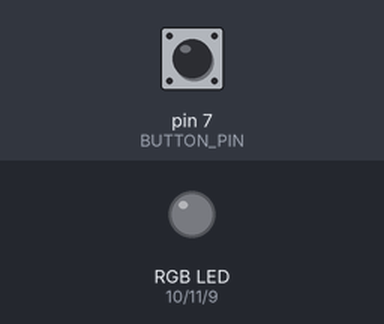
Bench run of a sketch on a simulated Arduino Uno, built with avr-gcc and run on an emulated ATmega328P. Parts: an RGB LED mixed from three pins (HIGH = lit). The inputs (shaded band) are chosen by the test bench; at power-on: pin 7 (BUTTON_PIN) HIGH. What the sketch prints to the serial monitor is not drawn.

Above: at 1.2 s.
1.3 s: pin 7 (BUTTON_PIN) pulled LOW for 0.15 s
At 2.7 s:
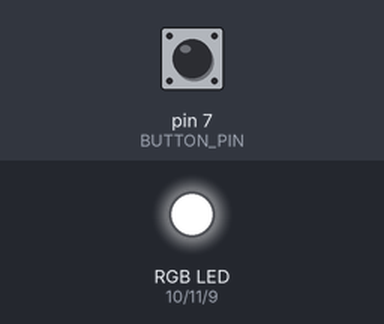
Timing chart, 0 to 4.3 s (numbered marks = the images above; inputs shaded):
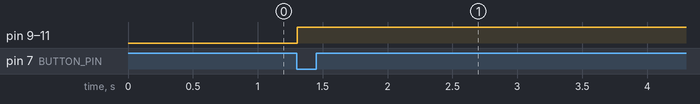

The sketch:

PWM_LED_RGB_BUTTON.ino
```cpp
const int LED_BLUE_PIN  = 9;
const int LED_RED_PIN   = 10;
const int LED_GREEN_PIN = 11;
const int BUTTON_PIN    = 7;
const int DELAY         = 100;
const int Long          = 10;

int count = 0;
int rgbcolor = 1;

void setup() {
  Serial.begin(9600);
  pinMode(LED_RED_PIN, OUTPUT);
  pinMode(LED_GREEN_PIN, OUTPUT);
  pinMode(LED_BLUE_PIN, OUTPUT);
  pinMode(BUTTON_PIN, INPUT);

}

void loop() {
  Serial.println(digitalRead(BUTTON_PIN));
  Serial.println(count);
  if (digitalRead(BUTTON_PIN) == LOW) {
    if (count == 0) {
      analogWrite(LED_RED_PIN, rgbcolor % 3 == 1 ? 255 : 0);
      analogWrite(LED_GREEN_PIN, rgbcolor % 3 == 1 ? 255 : 0);
      analogWrite(LED_BLUE_PIN, rgbcolor % 3 == 1 ? 255 : 0);
      rgbcolor++;
    }
    count++;
  }
  if (count >= Long) {
    analogWrite(LED_RED_PIN, 255);
    analogWrite(LED_GREEN_PIN, 255);
    analogWrite(LED_BLUE_PIN, 255);
  }
  if(count >= Long && digitalRead(BUTTON_PIN) == HIGH){
    count = 0;
  }
  if(count < Long && digitalRead(BUTTON_PIN) == HIGH){
    count = 0;
  }
  Serial.print("count: ");
  Serial.println(count);
  delay(DELAY);
}
```

Measured:
- after the input at 1.3 s, pin 9 (LED_BLUE_PIN), pin 10 (LED_RED_PIN), pin 11 (LED_GREEN_PIN): LOW → HIGH at once
